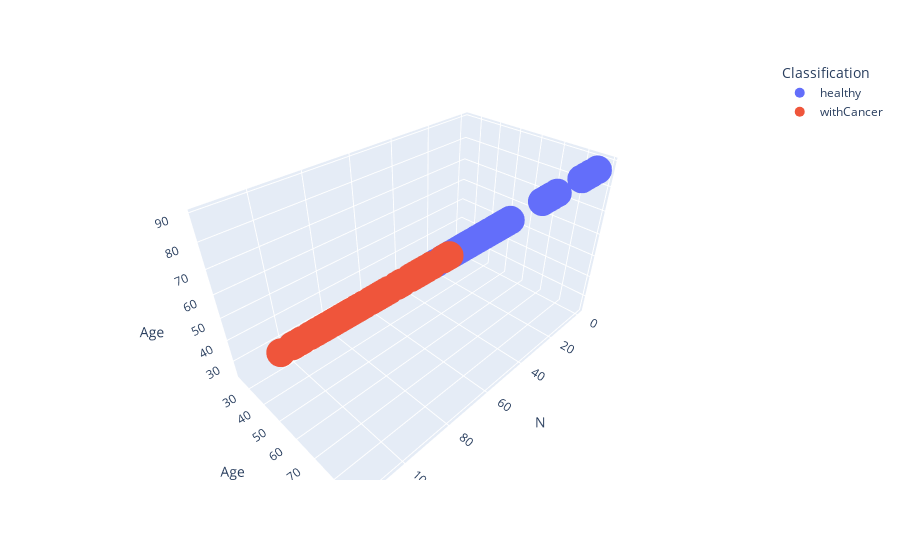
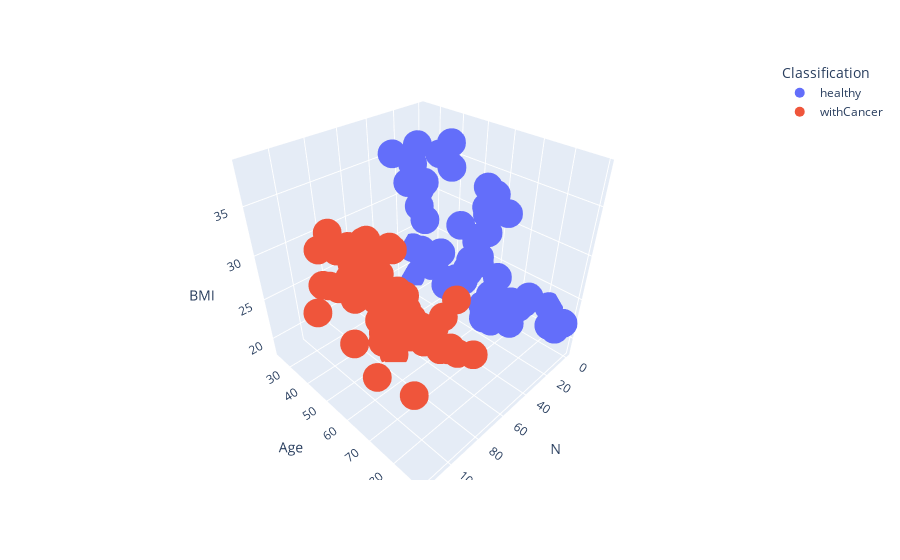
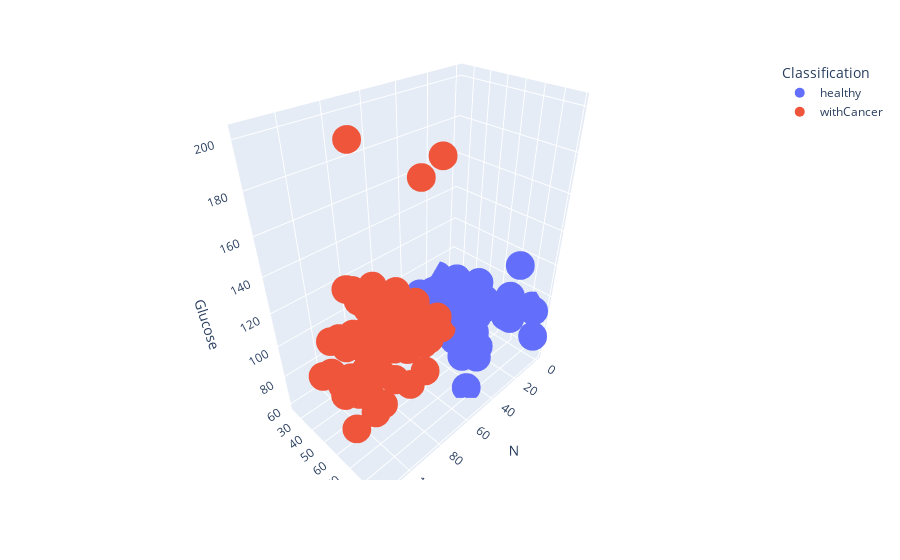
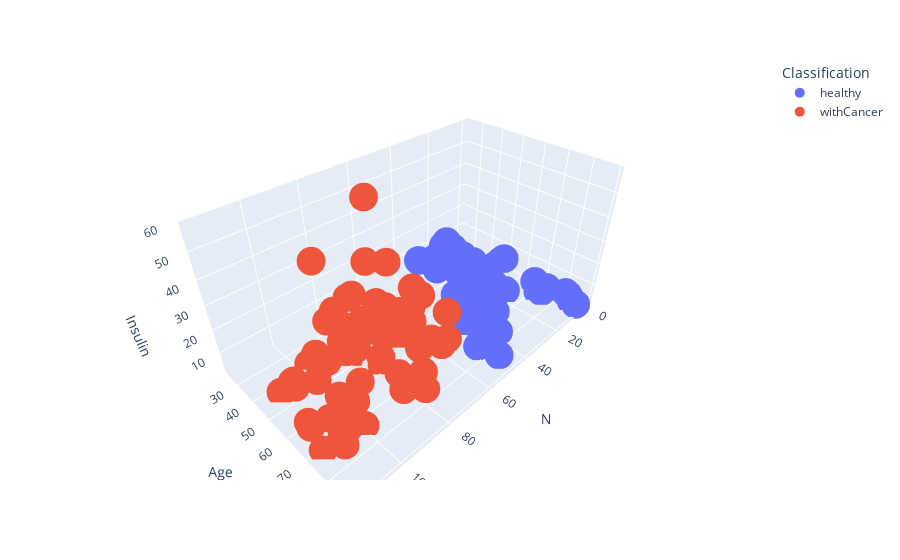

Notebook source saved alongside these figures, in order:
### Markdown cell above
### Recolha de dados

### Code cell
# 64 patients with breast cancer and 52 healthy controls, 116 in total
# 1 - paciente sem cancro, 2 - paciente com cancro

file = pd.read_excel("../Data/dataR2.XLSX")
DataSet = pd.DataFrame(data=file.dropna()) #Remove NaN because of initial empty lines

# Find the indexes where the differente class samples are located
ixHealthy = np.where(DataSet['Classification'] == 1)
ixWithCancer = np.where(DataSet['Classification'] == 2)

# Define classes
Classes = ["healthy","withCancer"]

DataSet['Classification'].iloc[ixHealthy] = Classes[0]
DataSet['Classification'].iloc[ixWithCancer] = Classes[1] 

for w in DataSet.columns:
    for i in DataSet.columns: 
        fig = px.scatter_3d(x = DataSet.index, y = DataSet[w], z = DataSet[i], color = DataSet['Classification'], labels=dict(x = "N", y = w, z = i , color = "Classification"))
        #fig = px.scatter_3d(x = CorkStopp["N.1"], y = CorkStopp["ARM"],z = CorkStopp["PRM"],color = CorkStopp['C'], labels=dict(x = "N", y = "ARM", color = "Cork Stoppers"))

        fig.update_traces(marker_size=10)
        fig.show()

### Figure 1 — Plotly figure (JSON) as saved in the notebook; plotly's stock layout.template omitted (floating-point values rounded to 4 significant figures)
{"data": [{"hovertemplate": "Classification=healthy<br>N=%{x}<br>Age=%{z}<extra></extra>", "legendgroup": "healthy", "marker": {"color": "#636efa", "size": 10, "symbol": "circle"}, "mode": "markers", "name": "healthy", "scene": "scene", "showlegend": true, "type": "scatter3d", "x": [0, 1, 2, 3, 4, 5, 6, 7, 8, 9, 10, 11, 12, 13, 14, 15, 16, 17, 18, 19, 20, 21, 22, 23, 24, 25, 26, 27, 28, 29, 30, 31, 32, 33, 34, 35, 36, 37, 38, 39, 40, 41, 42, 43, 44, 45, 46, 47, 48, 49, 50, 51], "y": [48, 83, 82, 68, 86, 49, 89, 76, 73, 75, 34, 29, 25, 24, 38, 44, 47, 61, 64, 32, 36, 34, 29, 35, 54, 45, 50, 66, 35, 36, 66, 53, 28, 43, 51, 67, 66, 69, 60, 77, 76, 76, 75, 69, 71, 66, 75, 78, 69, 85, 76, 77], "z": [48, 83, 82, 68, 86, 49, 89, 76, 73, 75, 34, 29, 25, 24, 38, 44, 47, 61, 64, 32, 36, 34, 29, 35, 54, 45, 50, 66, 35, 36, 66, 53, 28, 43, 51, 67, 66, 69, 60, 77, 76, 76, 75, 69, 71, 66, 75, 78, 69, 85, 76, 77]}, {"hovertemplate": "Classification=withCancer<br>N=%{x}<br>Age=%{z}<extra></extra>", "legendgroup": "withCancer", "marker": {"color": "#EF553B", "size": 10, "symbol": "circle"}, "mode": "markers", "name": "withCancer", "scene": "scene", "showlegend": true, "type": "scatter3d", "x": [52, 53, 54, 55, 56, 57, 58, 59, 60, 61, 62, 63, 64, 65, 66, 67, 68, 69, 70, 71, 72, 73, 74, 75, 76, 77, 78, 79, 80, 81, 82, 83, 84, 85, 86, 87, 88, 89, 90, 91, 92, 93, 94, 95, 96, 97, 98, 99, 100, 101, 102, 103, 104, 105, 106, 107, 108, 109, 110, 111, 112, 113, 114, 115], "y": [45, 45, 49, 34, 42, 68, 51, 62, 38, 69, 49, 51, 59, 45, 54, 64, 46, 44, 45, 44, 51, 72, 46, 43, 55, 43, 86, 41, 59, 81, 48, 71, 42, 65, 48, 85, 48, 58, 40, 82, 52, 49, 60, 49, 44, 40, 71, 69, 74, 66, 65, 72, 57, 73, 45, 46, 68, 75, 54, 45, 62, 65, 72, 86], "z": [45, 45, 49, 34, 42, 68, 51, 62, 38, 69, 49, 51, 59, 45, 54, 64, 46, 44, 45, 44, 51, 72, 46, 43, 55, 43, 86, 41, 59, 81, 48, 71, 42, 65, 48, 85, 48, 58, 40, 82, 52, 49, 60, 49, 44, 40, 71, 69, 74, 66, 65, 72, 57, 73, 45, 46, 68, 75, 54, 45, 62, 65, 72, 86]}], "layout": {"legend": {"title": {"text": "Classification"}, "tracegroupgap": 0}, "margin": {"t": 60}, "scene": {"domain": {"x": [0, 1], "y": [0, 1]}, "xaxis": {"title": {"text": "N"}}, "yaxis": {"title": {"text": "Age"}}, "zaxis": {"title": {"text": "Age"}}}}}

### Figure 2 — Plotly figure (JSON) as saved in the notebook; plotly's stock layout.template omitted (floating-point values rounded to 4 significant figures)
{"data": [{"hovertemplate": "Classification=healthy<br>N=%{x}<br>Age=%{y}<br>BMI=%{z}<extra></extra>", "legendgroup": "healthy", "marker": {"color": "#636efa", "size": 10, "symbol": "circle"}, "mode": "markers", "name": "healthy", "scene": "scene", "showlegend": true, "type": "scatter3d", "x": [0, 1, 2, 3, 4, 5, 6, 7, 8, 9, 10, 11, 12, 13, 14, 15, 16, 17, 18, 19, 20, 21, 22, 23, 24, 25, 26, 27, 28, 29, 30, 31, 32, 33, 34, 35, 36, 37, 38, 39, 40, 41, 42, 43, 44, 45, 46, 47, 48, 49, 50, 51], "y": [48, 83, 82, 68, 86, 49, 89, 76, 73, 75, 34, 29, 25, 24, 38, 44, 47, 61, 64, 32, 36, 34, 29, 35, 54, 45, 50, 66, 35, 36, 66, 53, 28, 43, 51, 67, 66, 69, 60, 77, 76, 76, 75, 69, 71, 66, 75, 78, 69, 85, 76, 77], "z": [23.5, 20.69, 23.12, 21.37, 21.11, 22.85, 22.7, 23.8, 22, 23, 21.47, 23.01, 22.86, 18.67, 23.34, 20.76, 22.03, 32.04, 34.53, 36.51, 28.58, 31.98, 32.27, 30.28, 30.48, 37.04, 38.58, 31.45, 35.25, 34.17, 36.21, 36.79, 35.86, 34.42, 27.69, 29.61, 31.24, 35.09, 26.35, 35.59, 29.22, 27.2, 27.3, 32.5, 30.3, 27.7, 25.7, 25.3, 29.4, 26.6, 27.1, 25.9]}, {"hovertemplate": "Classification=withCancer<br>N=%{x}<br>Age=%{y}<br>BMI=%{z}<extra></extra>", "legendgroup": "withCancer", "marker": {"color": "#EF553B", "size": 10, "symbol": "circle"}, "mode": "markers", "name": "withCancer", "scene": "scene", "showlegend": true, "type": "scatter3d", "x": [52, 53, 54, 55, 56, 57, 58, 59, 60, 61, 62, 63, 64, 65, 66, 67, 68, 69, 70, 71, 72, 73, 74, 75, 76, 77, 78, 79, 80, 81, 82, 83, 84, 85, 86, 87, 88, 89, 90, 91, 92, 93, 94, 95, 96, 97, 98, 99, 100, 101, 102, 103, 104, 105, 106, 107, 108, 109, 110, 111, 112, 113, 114, 115], "y": [45, 45, 49, 34, 42, 68, 51, 62, 38, 69, 49, 51, 59, 45, 54, 64, 46, 44, 45, 44, 51, 72, 46, 43, 55, 43, 86, 41, 59, 81, 48, 71, 42, 65, 48, 85, 48, 58, 40, 82, 52, 49, 60, 49, 44, 40, 71, 69, 74, 66, 65, 72, 57, 73, 45, 46, 68, 75, 54, 45, 62, 65, 72, 86], "z": [21.3, 20.83, 20.96, 24.24, 21.36, 21.08, 19.13, 22.66, 22.5, 21.51, 21.37, 22.89, 22.83, 23.14, 24.22, 22.22, 20.83, 19.56, 20.26, 24.74, 18.37, 23.62, 22.21, 26.56, 31.98, 31.25, 26.67, 26.67, 28.67, 31.64, 32.46, 25.51, 29.3, 29.67, 28.12, 27.69, 31.25, 29.15, 30.84, 31.22, 30.8, 32.46, 31.23, 29.78, 27.89, 27.64, 27.92, 28.44, 28.65, 26.56, 30.92, 29.14, 34.84, 37.11, 29.38, 33.18, 35.56, 30.48, 36.05, 26.85, 26.84, 32.05, 25.59, 27.18]}], "layout": {"legend": {"title": {"text": "Classification"}, "tracegroupgap": 0}, "margin": {"t": 60}, "scene": {"domain": {"x": [0, 1], "y": [0, 1]}, "xaxis": {"title": {"text": "N"}}, "yaxis": {"title": {"text": "Age"}}, "zaxis": {"title": {"text": "BMI"}}}}}

### Figure 3 — Plotly figure (JSON) as saved in the notebook; plotly's stock layout.template omitted (floating-point values rounded to 4 significant figures)
{"data": [{"hovertemplate": "Classification=healthy<br>N=%{x}<br>Age=%{y}<br>Glucose=%{z}<extra></extra>", "legendgroup": "healthy", "marker": {"color": "#636efa", "size": 10, "symbol": "circle"}, "mode": "markers", "name": "healthy", "scene": "scene", "showlegend": true, "type": "scatter3d", "x": [0, 1, 2, 3, 4, 5, 6, 7, 8, 9, 10, 11, 12, 13, 14, 15, 16, 17, 18, 19, 20, 21, 22, 23, 24, 25, 26, 27, 28, 29, 30, 31, 32, 33, 34, 35, 36, 37, 38, 39, 40, 41, 42, 43, 44, 45, 46, 47, 48, 49, 50, 51], "y": [48, 83, 82, 68, 86, 49, 89, 76, 73, 75, 34, 29, 25, 24, 38, 44, 47, 61, 64, 32, 36, 34, 29, 35, 54, 45, 50, 66, 35, 36, 66, 53, 28, 43, 51, 67, 66, 69, 60, 77, 76, 76, 75, 69, 71, 66, 75, 78, 69, 85, 76, 77], "z": [70, 92, 91, 77, 92, 92, 77, 118, 97, 83, 78, 82, 82, 88, 75, 86, 84, 85, 95, 87, 86, 87, 84, 84, 90, 83, 106, 90, 90, 80, 101, 101, 87, 89, 77, 79, 82, 101, 103, 76, 83, 94, 85, 93, 102, 90, 94, 60, 89, 96, 110, 85]}, {"hovertemplate": "Classification=withCancer<br>N=%{x}<br>Age=%{y}<br>Glucose=%{z}<extra></extra>", "legendgroup": "withCancer", "marker": {"color": "#EF553B", "size": 10, "symbol": "circle"}, "mode": "markers", "name": "withCancer", "scene": "scene", "showlegend": true, "type": "scatter3d", "x": [52, 53, 54, 55, 56, 57, 58, 59, 60, 61, 62, 63, 64, 65, 66, 67, 68, 69, 70, 71, 72, 73, 74, 75, 76, 77, 78, 79, 80, 81, 82, 83, 84, 85, 86, 87, 88, 89, 90, 91, 92, 93, 94, 95, 96, 97, 98, 99, 100, 101, 102, 103, 104, 105, 106, 107, 108, 109, 110, 111, 112, 113, 114, 115], "y": [45, 45, 49, 34, 42, 68, 51, 62, 38, 69, 49, 51, 59, 45, 54, 64, 46, 44, 45, 44, 51, 72, 46, 43, 55, 43, 86, 41, 59, 81, 48, 71, 42, 65, 48, 85, 48, 58, 40, 82, 52, 49, 60, 49, 44, 40, 71, 69, 74, 66, 65, 72, 57, 73, 45, 46, 68, 75, 54, 45, 62, 65, 72, 86], "z": [102, 74, 94, 92, 93, 102, 93, 92, 95, 112, 78, 103, 98, 116, 86, 98, 88, 114, 92, 106, 105, 105, 86, 101, 92, 103, 201, 97, 77, 100, 99, 112, 98, 85, 90, 196, 199, 139, 128, 100, 87, 134, 131, 70, 99, 103, 104, 108, 88, 89, 97, 83, 95, 134, 90, 92, 131, 152, 119, 92, 100, 97, 82, 138]}], "layout": {"legend": {"title": {"text": "Classification"}, "tracegroupgap": 0}, "margin": {"t": 60}, "scene": {"domain": {"x": [0, 1], "y": [0, 1]}, "xaxis": {"title": {"text": "N"}}, "yaxis": {"title": {"text": "Age"}}, "zaxis": {"title": {"text": "Glucose"}}}}}

### Figure 4 — Plotly figure (JSON) as saved in the notebook; plotly's stock layout.template omitted (floating-point values rounded to 4 significant figures)
{"data": [{"hovertemplate": "Classification=healthy<br>N=%{x}<br>Age=%{y}<br>Insulin=%{z}<extra></extra>", "legendgroup": "healthy", "marker": {"color": "#636efa", "size": 10, "symbol": "circle"}, "mode": "markers", "name": "healthy", "scene": "scene", "showlegend": true, "type": "scatter3d", "x": [0, 1, 2, 3, 4, 5, 6, 7, 8, 9, 10, 11, 12, 13, 14, 15, 16, 17, 18, 19, 20, 21, 22, 23, 24, 25, 26, 27, 28, 29, 30, 31, 32, 33, 34, 35, 36, 37, 38, 39, 40, 41, 42, 43, 44, 45, 46, 47, 48, 49, 50, 51], "y": [48, 83, 82, 68, 86, 49, 89, 76, 73, 75, 34, 29, 25, 24, 38, 44, 47, 61, 64, 32, 36, 34, 29, 35, 54, 45, 50, 66, 35, 36, 66, 53, 28, 43, 51, 67, 66, 69, 60, 77, 76, 76, 75, 69, 71, 66, 75, 78, 69, 85, 76, 77], "z": [2.707, 3.115, 4.498, 3.226, 3.549, 3.226, 4.69, 6.47, 3.35, 4.952, 3.469, 5.663, 4.09, 6.107, 5.782, 7.553, 2.869, 18.08, 4.427, 14.03, 4.345, 4.53, 5.81, 4.376, 5.537, 6.76, 6.703, 9.245, 6.817, 6.59, 15.53, 10.18, 8.576, 23.19, 3.855, 5.819, 4.181, 5.646, 5.138, 3.881, 5.376, 14.07, 5.197, 5.43, 8.34, 6.042, 8.079, 3.508, 10.7, 4.462, 26.21, 4.58]}, {"hovertemplate": "Classification=withCancer<br>N=%{x}<br>Age=%{y}<br>Insulin=%{z}<extra></extra>", "legendgroup": "withCancer", "marker": {"color": "#EF553B", "size": 10, "symbol": "circle"}, "mode": "markers", "name": "withCancer", "scene": "scene", "showlegend": true, "type": "scatter3d", "x": [52, 53, 54, 55, 56, 57, 58, 59, 60, 61, 62, 63, 64, 65, 66, 67, 68, 69, 70, 71, 72, 73, 74, 75, 76, 77, 78, 79, 80, 81, 82, 83, 84, 85, 86, 87, 88, 89, 90, 91, 92, 93, 94, 95, 96, 97, 98, 99, 100, 101, 102, 103, 104, 105, 106, 107, 108, 109, 110, 111, 112, 113, 114, 115], "y": [45, 45, 49, 34, 42, 68, 51, 62, 38, 69, 49, 51, 59, 45, 54, 64, 46, 44, 45, 44, 51, 72, 46, 43, 55, 43, 86, 41, 59, 81, 48, 71, 42, 65, 48, 85, 48, 58, 40, 82, 52, 49, 60, 49, 44, 40, 71, 69, 74, 66, 65, 72, 57, 73, 45, 46, 68, 75, 54, 45, 62, 65, 72, 86], "z": [13.85, 4.56, 12.3, 21.7, 2.999, 6.2, 4.364, 3.482, 5.261, 6.683, 2.64, 2.74, 6.862, 4.902, 3.73, 5.7, 3.42, 15.89, 3.44, 58.46, 6.03, 4.42, 36.94, 10.55, 16.64, 4.328, 41.61, 22.03, 3.188, 9.669, 28.68, 10.39, 4.172, 14.65, 2.54, 51.81, 12.16, 16.58, 41.89, 18.08, 30.21, 24.89, 30.13, 8.396, 9.208, 2.432, 18.2, 8.808, 3.012, 6.524, 10.49, 10.95, 12.55, 5.636, 4.713, 5.75, 8.15, 7.01, 11.91, 3.33, 4.53, 5.73, 2.82, 19.91]}], "layout": {"legend": {"title": {"text": "Classification"}, "tracegroupgap": 0}, "margin": {"t": 60}, "scene": {"domain": {"x": [0, 1], "y": [0, 1]}, "xaxis": {"title": {"text": "N"}}, "yaxis": {"title": {"text": "Age"}}, "zaxis": {"title": {"text": "Insulin"}}}}}
